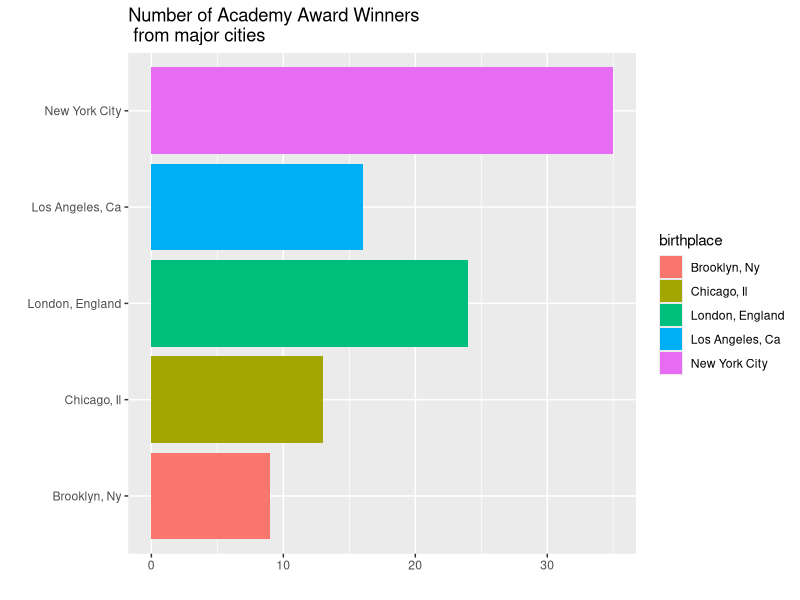
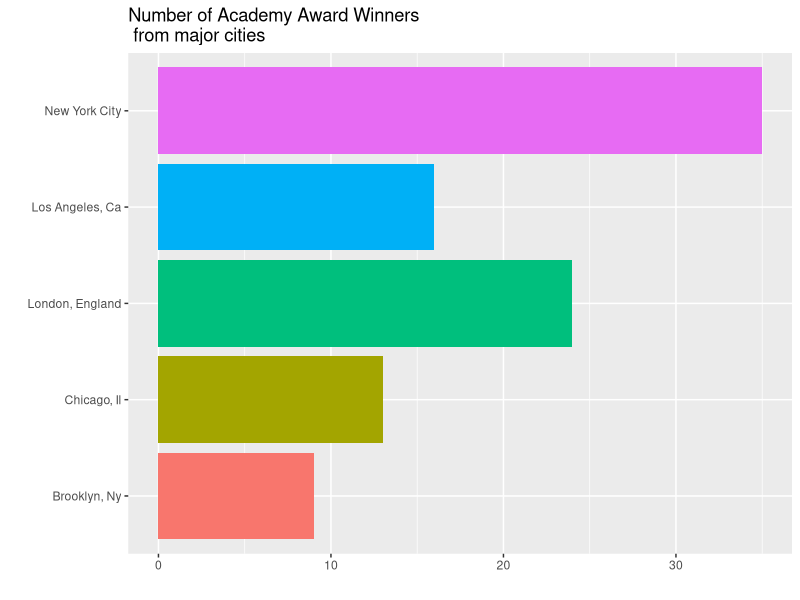
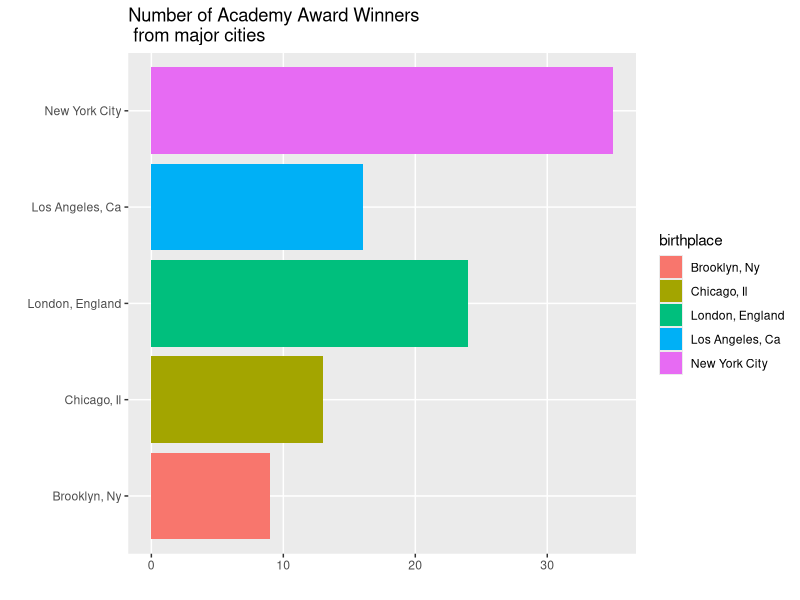
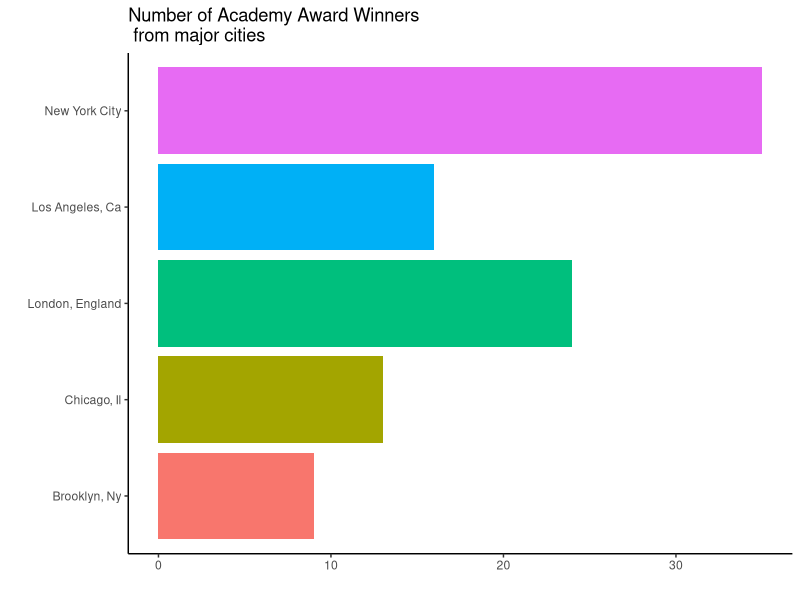
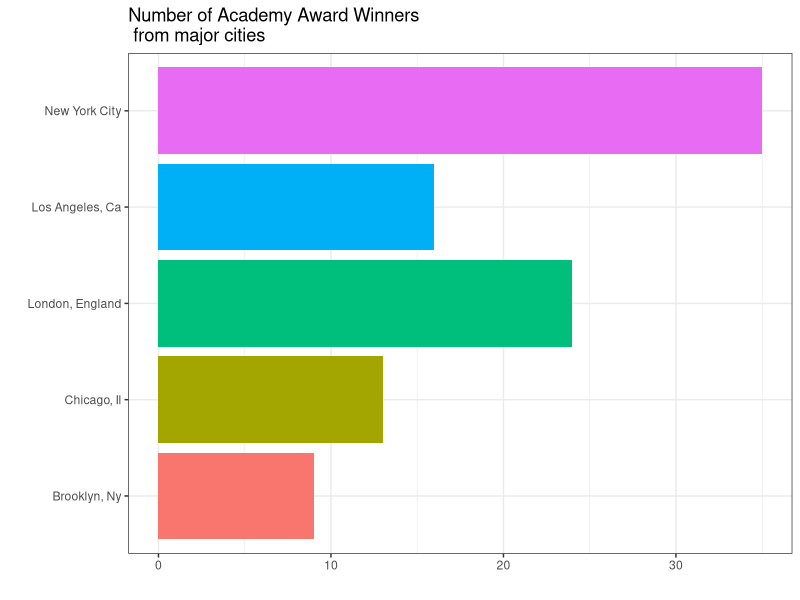
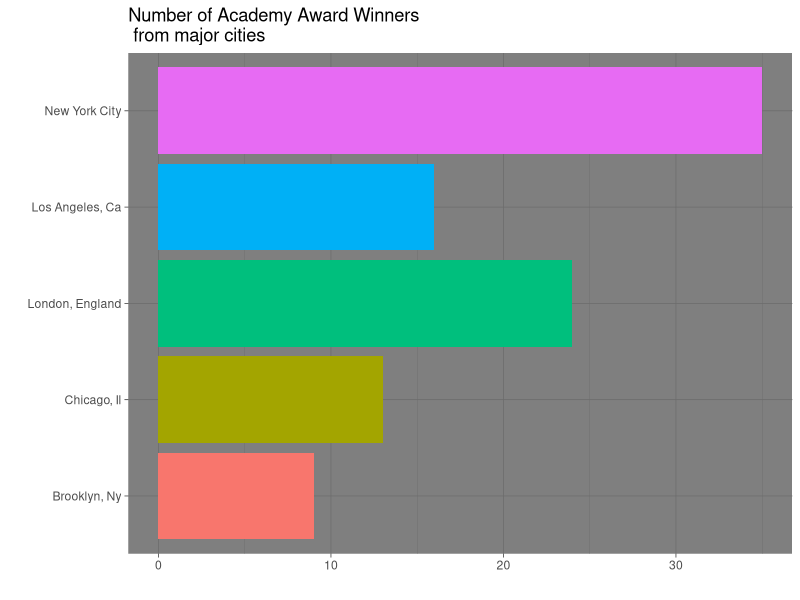
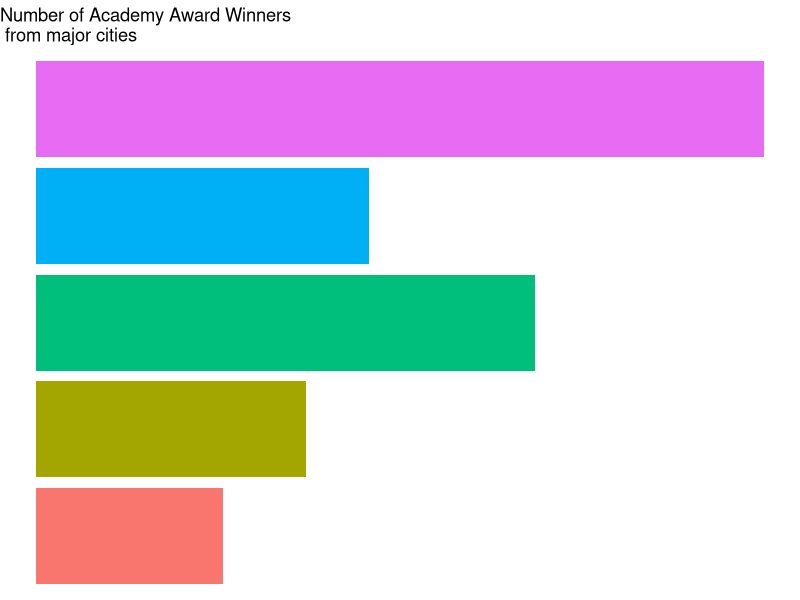

Source code (R) for these figures, in order:
## ---- chunk 1
#| label: set-up
#| include: false

library(tidyverse)
library(gganimate)
## ---- chunk 2
#| label: ocars-data-clean
#| include: false

oscars <- read_csv(
  here::here("unit-1", 
             "data", 
             "oscars-demographics-DFE.csv")
  )

oscars <- oscars %>%
  select(-matches("^_")) %>%
  select(-contains("gold")) %>%
  select(-contains("confidence")) %>%
  separate(date_of_birth,
           into = c("Day", "Month", "Year"),
           sep = "-") %>%
  mutate(
    Year = as.numeric(Year),
    Year = case_when(
      Year < 100 ~ Year + 1900,
      TRUE ~ Year
    ),
    Birthdate = ymd(
      paste(Year, Month, Day)
      ),
    Date_of_award = ymd(
      paste(year_of_award, "Feb", "01")
      ),
    Age_at_Award = interval(Birthdate, Date_of_award) / years(1),
    Award_Gender = case_when(
      str_detect(award, "Actress") ~ "Woman",
      str_detect(award, "Actor") ~ "Man",
      TRUE ~ "Ungendered"
    ),
    Decade_of_Award = round(year_of_award, digits = -1)
  )

## ---- chunk 3
#| label: oscars-plot

top_5 <- oscars %>%
  count(birthplace) %>%
  top_n(5, n) %>%
  pull(birthplace)

p <- oscars %>%
  filter(birthplace %in% top_5) %>%
  ggplot(mapping = aes(y = birthplace, fill = birthplace)) + 
  labs(title = "Number of Academy Award Winners\n from major cities", 
       y = "", 
       x = "") +
  geom_bar()

p
## ---- chunk 4
#| label: theme-remove-legend

p + 
  theme(legend.position = "none")
## ---- chunk 5
#| label: theme-grid-major
p + 
  theme(panel.grid.minor.x = element_blank())
## ---- chunk 6
#| label: theme-classic

p +
  theme_classic() +
  theme(legend.position = "none")
## ---- chunk 7
#| label: theme-bw
p + 
  theme_bw() +
  theme(legend.position = "none")
## ---- chunk 8
#| label: theme-dark

p + 
  theme_dark() +
  theme(legend.position = "none")
## ---- chunk 9
#| label: theme-void

p + 
  theme_void() +
  theme(legend.position = "none")
